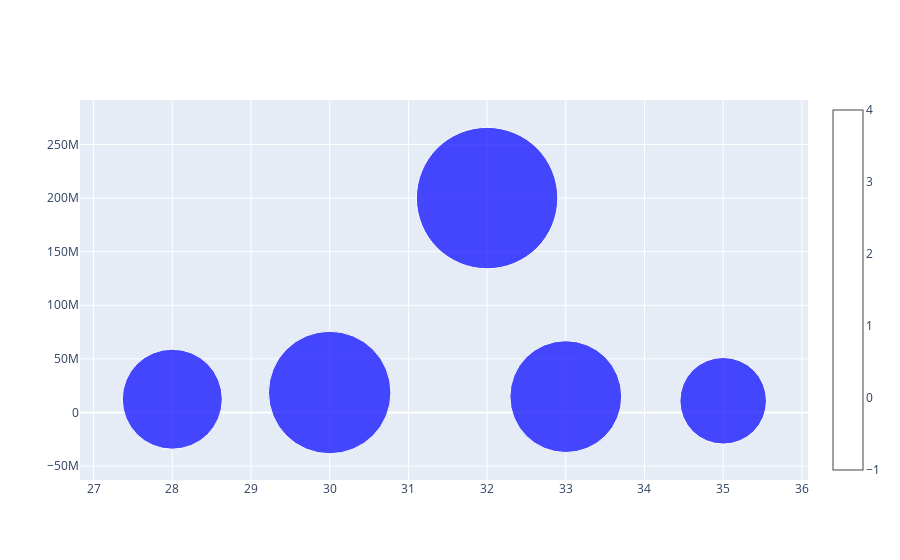

This figure's notebook cell:
### Code cell
fig=go.Figure(data=go.Scatter(x=temperature, y=population, mode='markers', marker=dict(size=gdp,sizemode='area', sizeref=max(gdp)/10000,sizemin=2,color="blue",showscale=True),text=cities))
fig.show()

### Figure 1 — Plotly figure (JSON) as saved in the notebook; plotly's stock layout.template omitted (floating-point values rounded to 4 significant figures)
{"data": [{"marker": {"color": "blue", "showscale": true, "size": [400000, 300000, 200000, 150000, 250000], "sizemin": 2, "sizemode": "area", "sizeref": 40}, "mode": "markers", "text": ["Mumbai", "Delhi", "Bangalore", "Chennai", "Kolkata"], "type": "scatter", "x": [32, 30, 28, 35, 33], "y": [200000000, 18600000, 12400000, 10900000, 14800000]}], "layout": {}}
